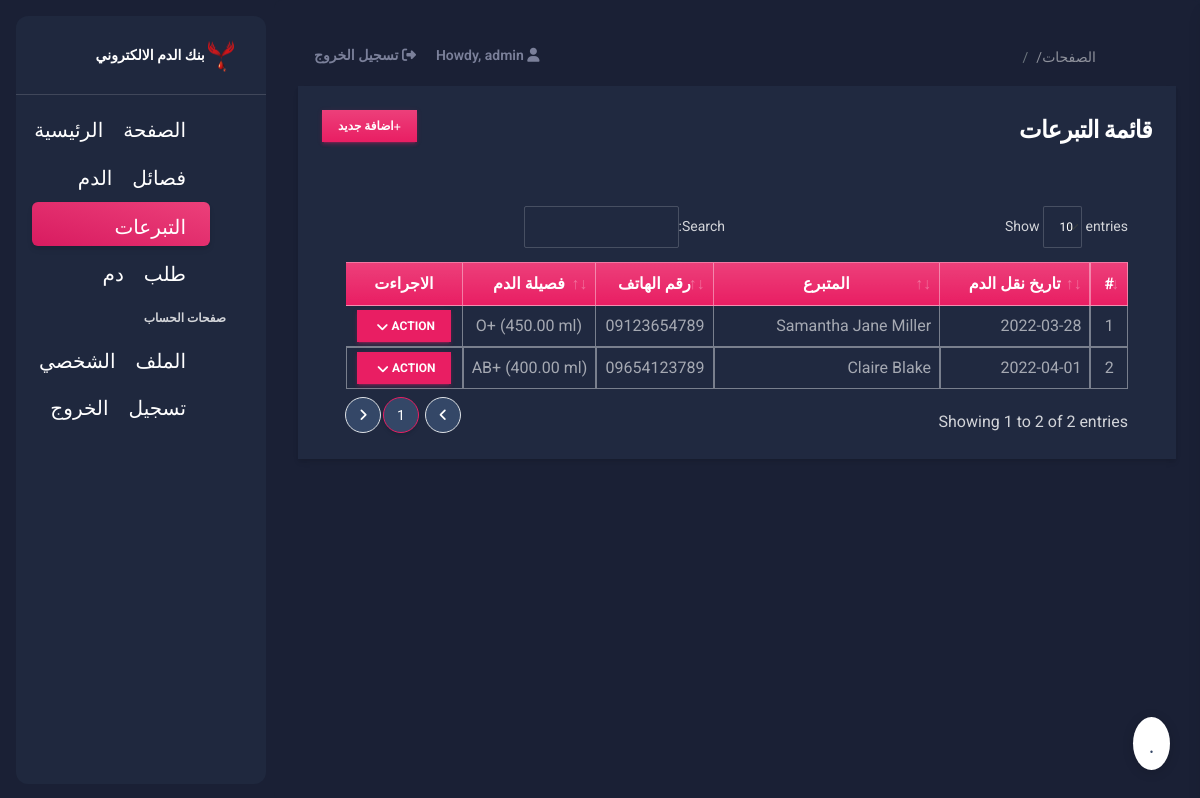
The page /donation_mgt (signed in) on the database its author committed.
### bbApp/models.py (models this page shows, shortened)
class Donation(models.Model):
    blood_group = models.ForeignKey(Blood_Group, on_delete=models.CASCADE)
    donor_name = models.CharField(max_length=500)
    donor_contact = models.CharField(max_length=250)
    donor_email = models.CharField(max_length=250)
    donor_address = models.TextField(blank=True, null=True)
    donor_gender = models.CharField(max_length=30, choices = (('Male' ,'Male'),('Female' ,'Female')))
    transfusion_date = models.DateField()
    donation_volume = models.FloatField(default=0)
    date_created = models.DateTimeField(default=timezone.now)
    date_updated = models.DateTimeField(auto_now=True)

class Blood_Group(models.Model):
    name = models.CharField(max_length=250)
    status = models.CharField(max_length=2, choices=(('1','Active'),('2','Inactive')), default = 1)
    date_created = models.DateTimeField(default=timezone.now)
    date_updated = models.DateTimeField(auto_now=True)
    def __str__(self):
        return self.name

### bbApp/views.py (the view)
# urls.py: path('donation_mgt', views.donation_mgt,name="donation-page"),
@login_required
def donation_mgt(request):
    context['page'] = 'donation_mgt'
    context['page_title'] = ' '
    donations = models.Donation.objects.all()
    context['donations'] = donations
    return render(request,'donation_mgt.html',context)

### bbApp/templates/donation_mgt.html (shortened to what this page needs)
{% extends 'layouts/base.html' %} {% load humanize %} {% block content %}
<div class="container-fluid">
    <div class="col-lg-12 col-md-12 col-sm-12 col-xs-12">
        <div class="card card-default rounded-0 shadow ">
            <div class="card-header">
                <div class="d-flex w-100 align-items-center justify-content-between">
                    <h4 class="card-title fw-bold">قائمة التبرعات</h4>
                    <div class="tools">
                        <button type="button" class="btn btn-primary rounded-0 bg-gradient btn-sm" id='add_new'><i class="fa fa-plus"></i>اضافة جديد</button>
                    </div>
                </div>
            </div>
            <div class="card-body">
                <div class="container-fluid">
                    <table class="table table-bordered" id="donation-list">
                        <colgroup>
                            <col width="5%">
                            <col width="20%">
                            <col width="30%">
                            <col width="15%">
                            <col width="15%">
                            <col width="15%">
                        </colgroup>
                        <thead>
                            <tr class="bg-gradient bg-primary bg-opacity-50 text-light">
                                <th class="px-2 py-2 text-center">#</th>
                                <th class="px-2 py-2 text-center">تاريخ نقل الدم</th>
                                <th class="px-2 py-2 text-center">المتبرع</th>
                                <th class="px-2 py-2 text-center">رقم الهاتف</th>
                                <th class="px-2 py-2 text-center">فصيلة الدم</th>
                                <th class="px-2 py-2 text-center">الاجراءت</th>
                            </tr>
                        </thead>
                        <tbody>
                            {% for donation in donations %}
                            <tr>
                                <td class="px-2 py-1 align-middle text-center">{{ forloop.counter }}</td>
                                <td class="px-2 py-1 align-middle">{{ donation.transfusion_date|date:"Y-m-d" }}</td>
                                <td class="px-2 py-1 align-middle">{{ donation.donor_name }}</td>
                                <td class="px-2 py-1 align-middle">{{ donation.donor_contact }}</td>
                                <td class="px-2 py-1 align-middle text-center">{{ donation.blood_group }} ({{ donation.donation_volume|floatformat:2|intcomma }} ml)</td>
                                <td class="px-2 py-1 align-middle text-center">
                                    <div class="dropdown">
                                        <button class="btn btn-primary btn-sm mb-0 rounded-0 dropdown-toggle" type="button" id="actionBtn-{{ donation.pk }}" data-bs-toggle="dropdown" aria-expanded="false">
                                        Action
                                        </button>
                                    </div>
                                </td>
                            </tr>
                            {% endfor %}
                        </tbody>
                    </table>
                </div>
            </div>
        </div>
    </div>
</div>
{% endblock content %}

### bbApp/templates/includes/navigation.html (shortened to what this page needs)
    <nav class="navbar navbar-main navbar-expand-lg px-0 mx-4 shadow-none border-radius-xl position-sticky mt-4 top-1 z-index-sticky" id="navbarBlur" navbar-scroll="true">
      <div class="container-fluid py-1 px-3">
        <nav aria-label="breadcrumb">
          <ol class="breadcrumb bg-transparent mb-0 pb-0 pt-1 px-0 me-sm-6 me-5">
            <li class="breadcrumb-item text-sm"><a class="opacity-5 text-dark" href="javascript:;">الصفحات/</a></li>
            <li class="breadcrumb-item text-sm text-dark active" aria-current="page">{{ page_title }}</li>
          </ol>
        </nav>
        <div class="collapse navbar-collapse mt-sm-0 mt-2 me-md-0 me-sm-4" id="navbar">
          <ul class="navbar-nav  justify-content-end">
            <li class="nav-item d-flex align-items-center">
              <a href="" class="nav-link text-body font-weight-bold px-3">
                <i class="fa fa-user me-sm-1"></i>
                  Howdy, {{ user.username }}
              </a>
            </li>
            <li class="nav-item d-flex align-items-center">
              <a href="{% url 'logout' %}" class="nav-link text-body font-weight-bold px-0">
                <i class="fa fa-sign-out me-sm-1"></i>
                <span class="d-sm-inline d-none">تسجيل الخروج</span>
              </a>
            </li>
          </ul>
        </div>
      </div>
    </nav>

### static/default/css/style.css (style rules this page uses)
html, body { height: 100%; width: 100%; max-height: 100%; overflow: auto; display: flex; flex-direction: column; }
.dark-version .table tbody tr:last-child td { border-width: 1px !important; }

### rows shown on the page
Donation: transfusion_date "2022-03-28", donor_name "Samantha Jane Miller", donor_contact "09123654789", blood_group "O+", donation_volume "450.00"
Donation: transfusion_date "2022-04-01", donor_name "Claire Blake", donor_contact "09654123789", blood_group "AB+", donation_volume "400.00"

### other values the page prints
{{ user.username }} "admin"
